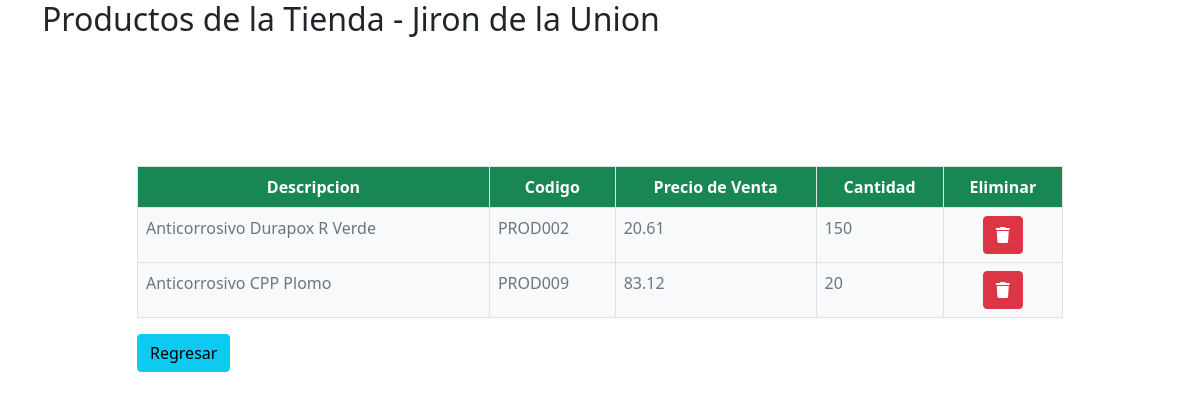
Screenshot of /gestionTienda/verProducto/6 with the database file from the repository.
### gestionTienda/models.py (models this page shows)
class Producto(models.Model):
    descripcionProducto = models.CharField(max_length=32, blank = True, null = True)
    codigoProducto = models.CharField(max_length=32, blank = True, null = True)
    precioProducto = models.CharField(max_length=32, blank = True, null = True)
    cantidadProducto = models.CharField(max_length=32, blank = True, null = True)
    tiendaProducto = models.ForeignKey(Tienda,on_delete=models.SET_NULL,blank=True,null=True)

### gestionTienda/views.py (the view)
# urls.py: path('verProducto/<str:idTienda>', views.verProducto, name ='verProducto')
def verProducto(request, idTienda):
    tiendaSeleccionado = Tienda.objects.get(id=idTienda)
    productosTienda = tiendaSeleccionado.producto_set.all().order_by('id')
    return render(request,'ProductoTienda.html', {
        'productosTienda':productosTienda,
        'tiendaSeleccionado':tiendaSeleccionado
    })

### gestionTienda/templates/ProductoTienda.html (shortened to what this page needs)
<!DOCTYPE html>
<html>
    <head>
        <link href="https://cdn.jsdelivr.net/npm/bootstrap@5.0.2/dist/css/bootstrap.min.css" rel="stylesheet">
        <link rel="stylesheet" href="https://cdnjs.cloudflare.com/ajax/libs/font-awesome/6.3.0/css/all.min.css" />
    </head>
    <body>
        <div>
            <div class="container">
                <div class="row">
                    <div class="col-10">
                        <div class="row">
                            <div class="col-15">
                                <h2>Productos de la Tienda - {{ tiendaSeleccionado.direccionTienda }}</h2>
                            </div>
                        </div>
                    </div>
                </div>
            </div>
        </div>
        <br>
        <br>
        <br>
        <div class="mt-5 container">
            <div class="row justify-content-center">
                <div class="col-10">
                    <table class="table table-bordered bg-dark text-white">
                        <thead class="text-center bg-success">
                            <th>Descripcion</th>
                            <th>Codigo</th>
                            <th>Precio de Venta</th>
                            <th>Cantidad</th>
                            <th>Eliminar</th>
                        </thead>
                        <tbody class="bg-light text-secondary">
                            {% for producto in productosTienda %}
                            <tr>
                                <td>{{ producto.descripcionProducto }}</td>
                                <td>{{ producto.codigoProducto }}</td>
                                <td>{{ producto.precioProducto }}</td>
                                <td>{{ producto.cantidadProducto }}</td>
                                <td class="text-center"><a class="btn btn-danger" href="{% url 'gestionTienda:eliminarProductoTienda' producto.id %}"><i class="fa-solid fa-trash"></i></a></td>
                            </tr>
                            {% endfor %}
                        </tbody>
                    </table>
                    <a class="btn btn-info" href="{% url 'gestionTienda:tienda' %}">Regresar</a>
                    <br>
                    <br>
                    <br>
                </div>
            </div>
        </div>
    </body>
</html>

### rows the page displays
Producto: descripcionProducto "Anticorrosivo Durapox R Verde", codigoProducto "PROD002", precioProducto "20.61", cantidadProducto "150"
Producto: descripcionProducto "Anticorrosivo CPP Plomo", codigoProducto "PROD009", precioProducto "83.12", cantidadProducto "20"
